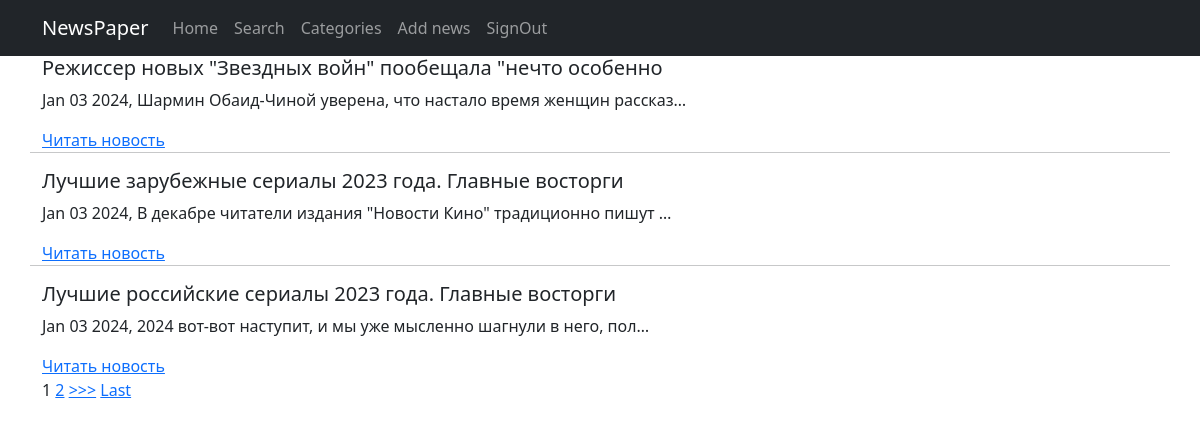
The page /news/ (signed in) on the database its author committed.
### news/models.py (models this page shows, shortened)
class Post(models.Model, Grade):
    note = models.CharField(max_length=2, choices=NOTES, default=news)
    time_to_create = models.DateTimeField(auto_now_add=True)
    time_to_update = models.DateTimeField(auto_now=True)
    header = models.CharField(max_length=56)
    text = models.TextField()
    rating = models.IntegerField(default=0)
    author = models.ForeignKey('Author', on_delete=models.CASCADE)
    categories = models.ManyToManyField('Category', through='PostCategory')

### news/views.py (the view)
# urls.py: path('', NewsListView.as_view(), name='news_list'),
class NewsListView(BecameAuthor, ListView):
    model = Post
    ordering = '-time_to_update'
    template_name = 'news/allnews.html'
    context_object_name = 'allnews'
    paginate_by = 3

### news/templatetags/censor_filters.py (called while the page is built)
@register.filter()
def censor_filter(cens_str: str) -> str:
    try:
        if not isinstance(cens_str, str):
            raise ValueError
        cens_str_low = cens_str.lower()
        for word in censor_tuple:
            if word in cens_str_low:
                word_v = f"{word[0]}{'*'*(len(word)-1)}"
                for _ in range(cens_str_low.count(word)):
                    word_i = cens_str_low.index(word)
                    word_cens_str = cens_str[word_i:(word_i+len(word))]
                    cens_str = cens_str.replace(word_cens_str, word_v)
                    cens_str_low = cens_str.lower()
    except ValueError:
        print('Censor filter is used with str obj!')
    return cens_str

### news/views.py (called while the page is built)
    def get_context_data(self, **kwargs):
        context = super().get_context_data(**kwargs)
        context['is_not_authors'] = not self.request.user.groups.filter(
            name='authors').exists()
        context['is_authors'] = self.request.user.groups.filter(
            name='authors').exists()
        return context

### templates/news/allnews.html (shortened to what this page needs)
{% extends 'flatpages/default.html' %}
{% load censor_filters %}
{% block content %}
  {% for n in allnews %}
    <h5>{{ n.header|censor_filter }}</h5>
    <p>{{ n.time_to_update|date:'M d Y' }}, {{ n.text|truncatechars:61|censor_filter }}</p>
    <a href="{% url 'news_detail' n.pk %}">Читать новость</a>
    {% if not forloop.last %}
    <hr>
    {% endif %}
  {% empty %}
    <h2 style="text-align: center; margin-top: 20px">No news here</h2>
  {% endfor %}
  {% if is_paginated %}
  <div>
    {% for num in page_obj.paginator.page_range %}
      {% if page_obj.number == num %}
        <a>{{ num }}</a>
      {% elif num > page_obj.number|add:'-2' and num < page_obj.number|add:'2' %}
        <a href="?page={{ num }}">{{ num }}</a>
      {% endif %}
    {% endfor %}
    {% if page_obj.has_next %}
      <a href="?page={{ page_obj.next_page_number }}">>>></a>
      <a href="?page={{ page_obj.paginator.num_pages }}">Last</a>
    {% endif %}
  </div>
  {% endif %}
{% endblock content %}

### rows shown on the page
Post: header|censor_filter "Режиссер новых \"Звездных войн\" пообещала \"нечто особенно", time_to_update "Jan 03 2024", text|censor_filter "Шармин Обаид-Чиной уверена, что настало время женщин рассказ…"
Post: header|censor_filter "Лучшие зарубежные сериалы 2023 года. Главные восторги", time_to_update "Jan 03 2024", text|censor_filter "В декабре читатели издания \"Новости Кино\" традиционно пишут …"
Post: header|censor_filter "Лучшие российские сериалы 2023 года. Главные восторги", time_to_update "Jan 03 2024", text|censor_filter "2024 вот-вот наступит, и мы уже мысленно шагнули в него, пол…"

### other values the page prints
{{ num }} "1"
{{ num }} "2"
